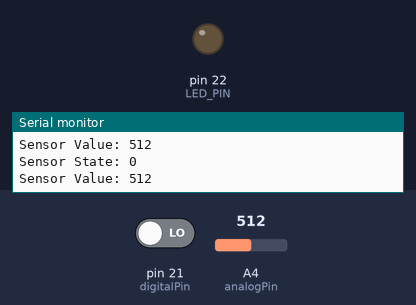
This program was run on a simulated Arduino Mega 2560, built with avr-gcc and run on an emulated ATmega2560. On the bench: output pins drawn as LEDs (lit = HIGH), the last lines printed to the serial monitor. Dashed ring = blinking. The test bench sets the inputs (shaded band); at power-on: pin 21 (digitalPin) LOW, A4 (analogPin) = 512.

Above: at 2.3 s.
2.4 s: pin 21 (digitalPin) driven HIGH
At 3.4 s:
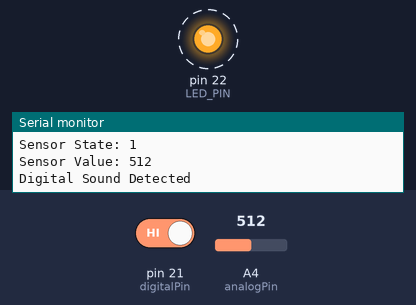
7.4 s: pin 21 (digitalPin) driven LOW
At 7.9 s:
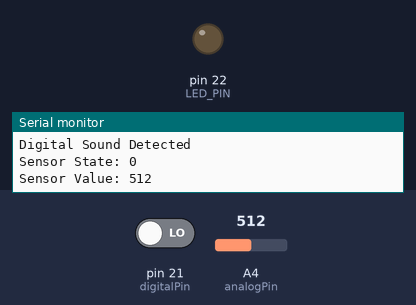
Timing chart, 0 to 10.4 s (numbered marks = the images above; inputs shaded):
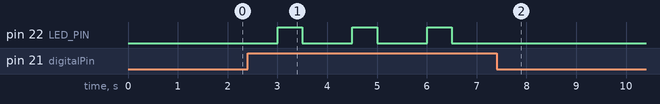

Measured:
- after the input at 2.4 s, pin 22 (LED_PIN): alternates HIGH for 0.50 s and LOW for 1.0 s, starting after 0.60 s
- after the input at 7.4 s, pin 22 (LED_PIN): stops changing and stays LOW

The program:

main.cpp
```cpp
#include <Arduino.h>

#define analogPin 4
#define digitalPin 21
#define LED_PIN 22

void setup() {
  Serial.begin(9600);
  pinMode(digitalPin, INPUT);
  pinMode(analogPin, INPUT);
  pinMode(LED_PIN,OUTPUT);
}

void loop() {
  //Read digital interface
  bool sensor_state = digitalRead(digitalPin);
  int sensor_value = analogRead(analogPin);
  Serial.println("\nSensor State: " + String(sensor_state));
  Serial.println("\nSensor Value: " + String(sensor_value));

  //When output is digital
  if(sensor_state)
  {
    digitalWrite(LED_PIN, HIGH);
    Serial.println("\nDigital Sound Detected");
  }
  else{
    digitalWrite(LED_PIN, LOW);
    //Serial.println("\nSound Not Detected");
  }
  delay(500);

  //When Output is Analog
  if(sensor_value > 1900)
  {
    digitalWrite(LED_PIN, HIGH);
    Serial.println("\nAnalogue Sound Detected");
  }
  else{
    digitalWrite(LED_PIN, LOW);
    //Serial.println("\nSound Not Detected");
  }
  delay(1000);

}
```
